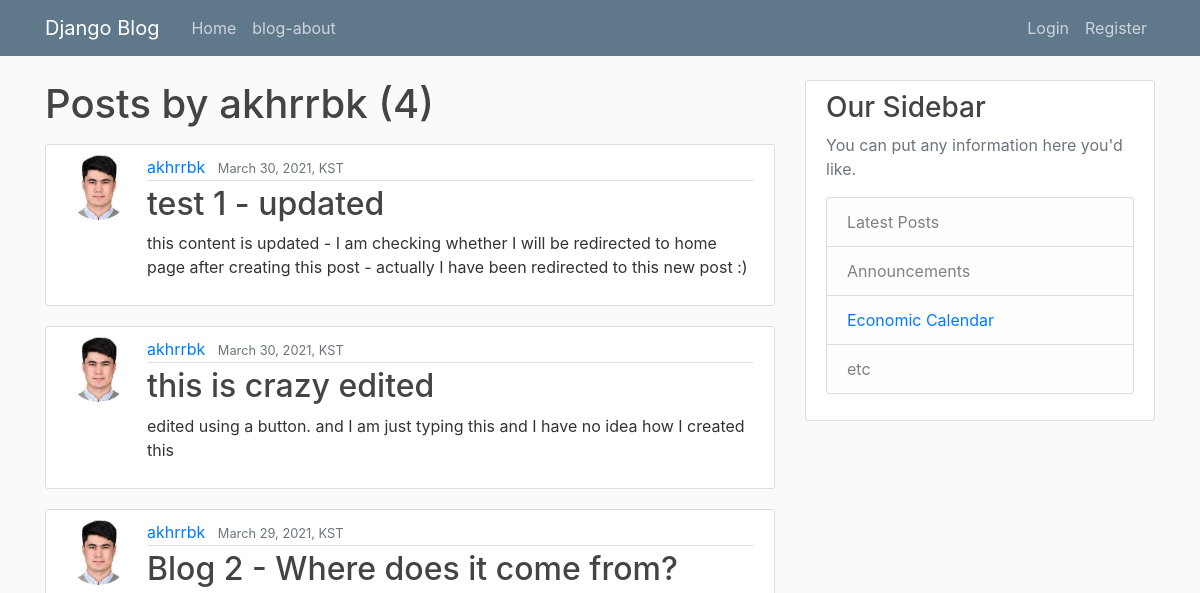
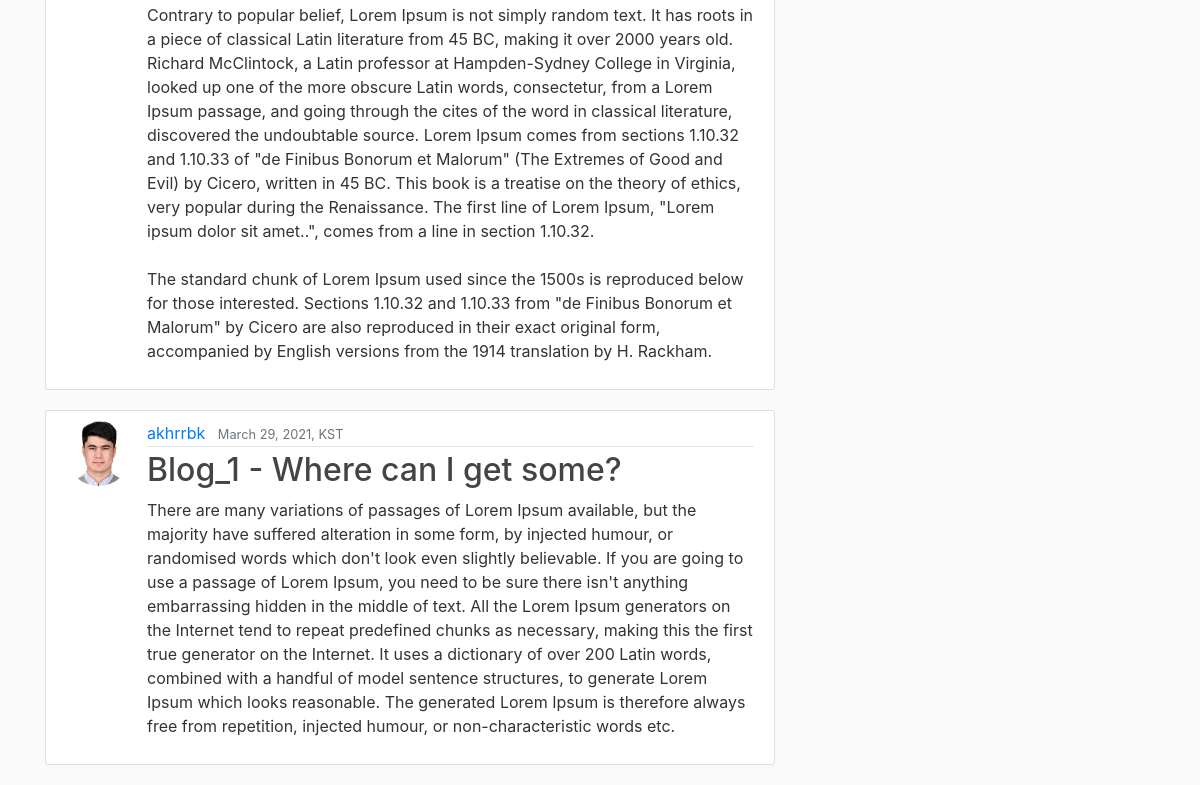
Page /user/akhrrbk on the earlier database version (2 pictures, top to bottom).
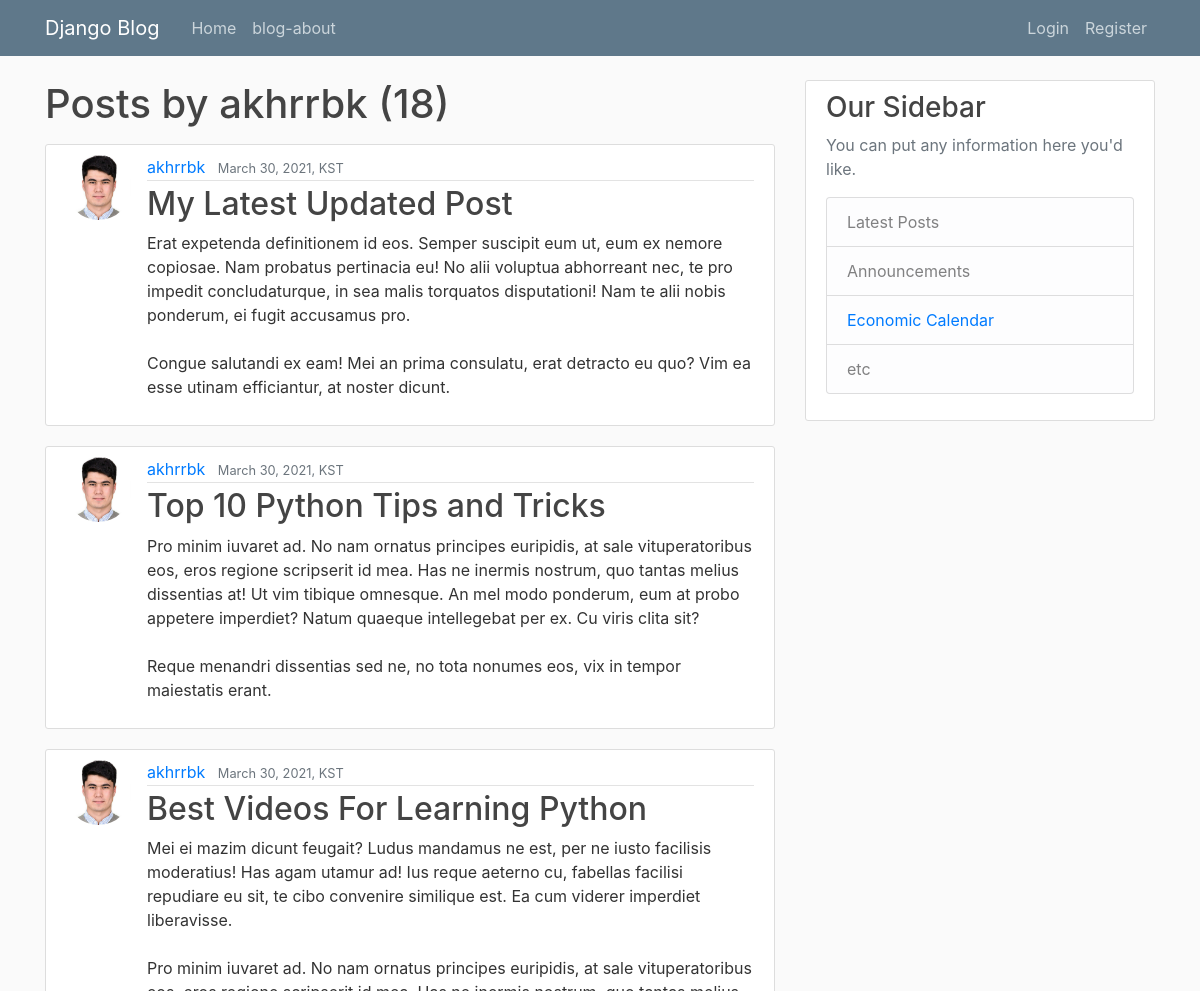
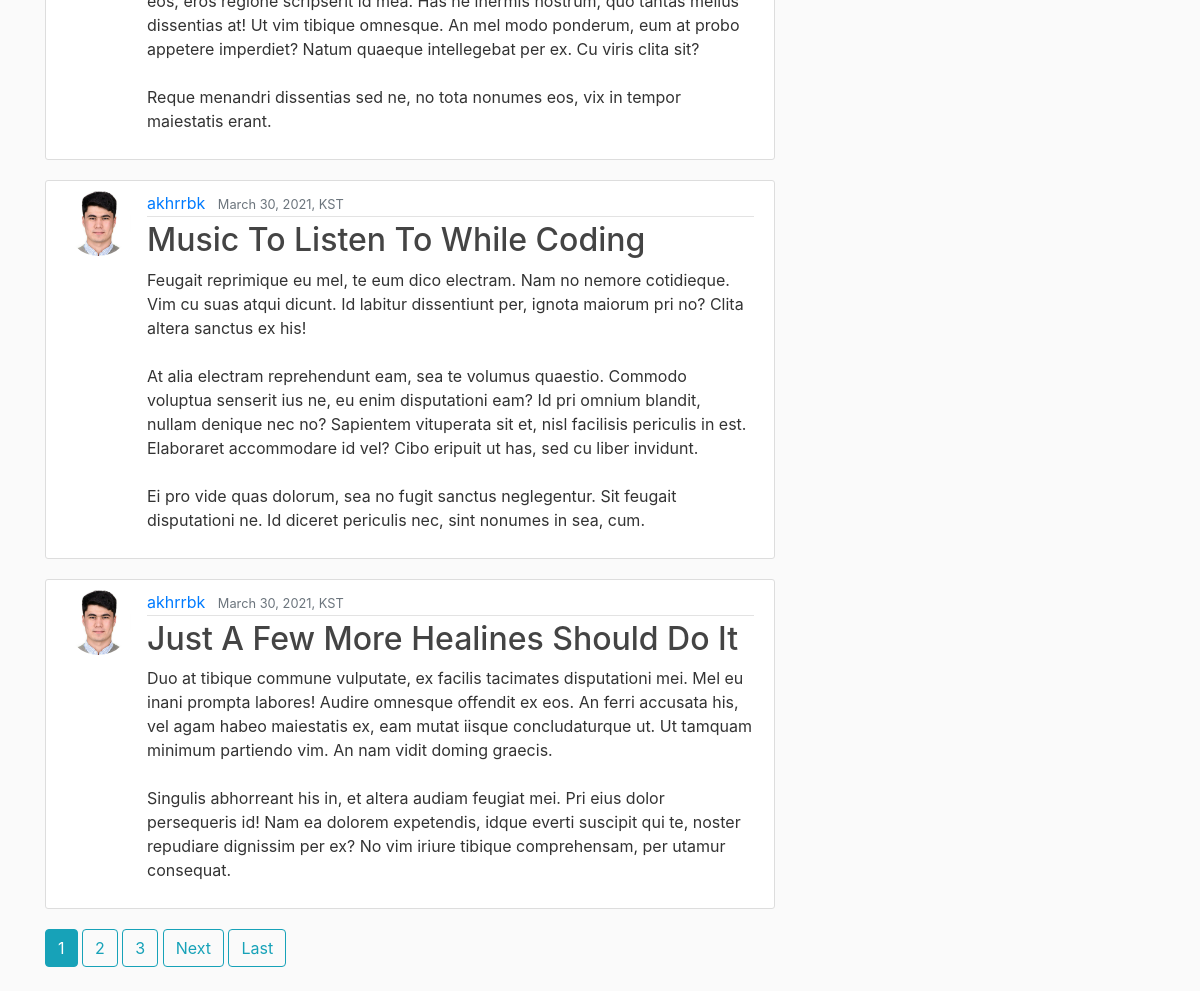
Same page on the later database version (2 pictures, top to bottom).
### blog/models.py (models this page shows, shortened)
class Post(models.Model):
	title = models.CharField(max_length=100)
	content = models.TextField()
	date_posted = models.DateTimeField(default=timezone.now)
	author = models.ForeignKey(User, on_delete=models.CASCADE)

### users/models.py (models this page shows, shortened)
class Profile(models.Model):
    user = models.OneToOneField(User, on_delete=models.CASCADE)
    image = models.ImageField(default='default.jpg', upload_to='profile_pics')

### blog/views.py (the view)
# urls.py: path('user/<str:username>', UserPostListView.as_view(), name='user-posts'),
class UserPostListView(ListView):
    model = Post
    template_name = 'blog/user_posts.html'  # <app>/<model>_<viewtype>.html
    context_object_name = 'posts'
    paginate_by = 5
    def get_queryset(self):
        user = get_object_or_404(User, username=self.kwargs.get('username'))
        return Post.objects.filter(author=user).order_by('-date_posted')

### blog/templates/blog/user_posts.html (shortened to what this page needs)
{% extends "blog/base.html" %}
{% block content %}
    <h1 class="mb-3"> Posts by {{ view.kwargs.username }} ({{ page_obj.paginator.count }})</h1>
    {% for post in posts %}
        <article class="media content-section">
            <img class="rounded-circle article-img" src="{{ post.author.profile.image.url }}">
            <div class="media-body">
            <div class="article-metadata">
                <a class="mr-2" href="{% url 'user-posts' post.author.username %}">{{ post.author }}</a>
                <small class="text-muted">{{ post.date_posted|date:"F d, Y, T"}}</small>
            </div>
            <h2><a class="article-title" href="{% url 'post-detail' post.id %}">{{ post.title }}</a></h2>
            <p class="article-content">{{ post.content }}</p>
            </div>
        </article>
    {% endfor %}
    {% if is_paginated %}
      {% for num in page_obj.paginator.page_range %}
        {% if page_obj.number == num %}
          <a class="btn btn-info mb-4" href="?page={{ num }}">{{ num }}</a>
        {% elif num > page_obj.number|add:'-3' and num < page_obj.number|add:'3' %}
          <a class="btn btn-outline-info mb-4" href="?page={{ num }}">{{ num }}</a>
        {% endif %}
      {% endfor %}
      {% if page_obj.has_next %}
        <a class="btn btn-outline-info mb-4" href="?page={{ page_obj.next_page_number }}">Next</a>
        <a class="btn btn-outline-info mb-4" href="?page={{ page_obj.paginator.num_pages }}">Last</a>
      {% endif %}
    {% endif %}
{% endblock content %}

Differences in the rows shown:
removed Post: author.profile.image (picture), author "akhrrbk", date_posted "March 30, 2021, KST", title "test 1 - updated", content "this content is updated - I am checking whether I will be redirected to home page after creating this post - actually I have been redirected to this new post :)"
no longer on this page (row unchanged): Post: author.profile.image (picture), author "akhrrbk", date_posted "March 30, 2021, KST", title "this is crazy edited", content "edited using a button. and I am just typing this and I have no idea how I created this"
no longer on this page (row unchanged): Post: author.profile.image (picture), author "akhrrbk", date_posted "March 29, 2021, KST", title "Blog 2 - Where does it come from?", content "Contrary to popular belief, Lorem Ipsum is not simply random text. It has roots in a piece of classical Latin literature from 45 BC, making it over 2000 years old. Richard McClintock, a Latin professor at Hampden-Sydney College in Virginia, looked up one of the more obscure Latin words, consectetur, from a Lorem Ipsum passage, and going through the cites of the word in classical literature, discovered the undoubtable source. Lorem Ipsum comes from sections 1.10.32 and 1.10.33 of \"de Finibus Bonorum et Malorum\" (The Extremes of Good and Evil) by Cicero, written in 45 BC. This book is a treatise on the theory of ethics, very popular during the Renaissance. The first line of Lorem Ipsum,…"
no longer on this page (row unchanged): Post: author.profile.image (picture), author "akhrrbk", date_posted "March 29, 2021, KST", title "Blog_1 - Where can I get some?", content "There are many variations of passages of Lorem Ipsum available, but the majority have suffered alteration in some form, by injected humour, or randomised words which don't look even slightly believable. If you are going to use a passage of Lorem Ipsum, you need to be sure there isn't anything embarrassing hidden in the middle of text. All the Lorem Ipsum generators on the Internet tend to repeat predefined chunks as necessary, making this the first true generator on the Internet. It uses a dictionary of over 200 Latin words, combined with a handful of model sentence structures, to generate Lorem Ipsum which looks reasonable. The generated Lorem Ipsum is therefore always free from…"
added Post: author.profile.image (picture), author "akhrrbk", date_posted "March 30, 2021, KST", title "My Latest Updated Post", content "Erat expetenda definitionem id eos. Semper suscipit eum ut, eum ex nemore copiosae. Nam probatus pertinacia eu! No alii voluptua abhorreant nec, te pro impedit concludaturque, in sea malis torquatos disputationi! Nam te alii nobis ponderum, ei fugit accusamus pro. Congue salutandi ex eam! Mei an prima consulatu, erat detracto eu quo? Vim ea esse utinam efficiantur, at noster dicunt."
added Post: author.profile.image (picture), author "akhrrbk", date_posted "March 30, 2021, KST", title "Top 10 Python Tips and Tricks", content "Pro minim iuvaret ad. No nam ornatus principes euripidis, at sale vituperatoribus eos, eros regione scripserit id mea. Has ne inermis nostrum, quo tantas melius dissentias at! Ut vim tibique omnesque. An mel modo ponderum, eum at probo appetere imperdiet? Natum quaeque intellegebat per ex. Cu viris clita sit? Reque menandri dissentias sed ne, no tota nonumes eos, vix in tempor maiestatis erant."
added Post: author.profile.image (picture), author "akhrrbk", date_posted "March 30, 2021, KST", title "Best Videos For Learning Python", content "Mei ei mazim dicunt feugait? Ludus mandamus ne est, per ne iusto facilisis moderatius! Has agam utamur ad! Ius reque aeterno cu, fabellas facilisi repudiare eu sit, te cibo convenire similique est. Ea cum viderer imperdiet liberavisse. Pro minim iuvaret ad. No nam ornatus principes euripidis, at sale vituperatoribus eos, eros regione scripserit id mea. Has ne inermis nostrum, quo tantas melius dissentias at! Ut vim tibique omnesque. An mel modo ponderum, eum at probo appetere imperdiet? Natum quaeque intellegebat per ex. Cu viris clita sit? Reque menandri dissentias sed ne, no tota nonumes eos, vix in tempor maiestatis erant."
added Post: author.profile.image (picture), author "akhrrbk", date_posted "March 30, 2021, KST", title "Music To Listen To While Coding", content "Feugait reprimique eu mel, te eum dico electram. Nam no nemore cotidieque. Vim cu suas atqui dicunt. Id labitur dissentiunt per, ignota maiorum pri no? Clita altera sanctus ex his! At alia electram reprehendunt eam, sea te volumus quaestio. Commodo voluptua senserit ius ne, eu enim disputationi eam? Id pri omnium blandit, nullam denique nec no? Sapientem vituperata sit et, nisl facilisis periculis in est. Elaboraret accommodare id vel? Cibo eripuit ut has, sed cu liber invidunt. Ei pro vide quas dolorum, sea no fugit sanctus neglegentur. Sit feugait disputationi ne. Id diceret periculis nec, sint nonumes in sea, cum."
added Post: author.profile.image (picture), author "akhrrbk", date_posted "March 30, 2021, KST", title "Just A Few More Healines Should Do It", content "Duo at tibique commune vulputate, ex facilis tacimates disputationi mei. Mel eu inani prompta labores! Audire omnesque offendit ex eos. An ferri accusata his, vel agam habeo maiestatis ex, eam mutat iisque concludaturque ut. Ut tamquam minimum partiendo vim. An nam vidit doming graecis. Singulis abhorreant his in, et altera audiam feugiat mei. Pri eius dolor persequeris id! Nam ea dolorem expetendis, idque everti suscipit qui te, noster repudiare dignissim per ex? No vim iriure tibique comprehensam, per utamur consequat."
Other differences:
{{ page_obj.paginator.count }}: "4" → "18"
new list line: "1"
new list line: "2"
new list line: "3"
text now shown: "Next Last"
